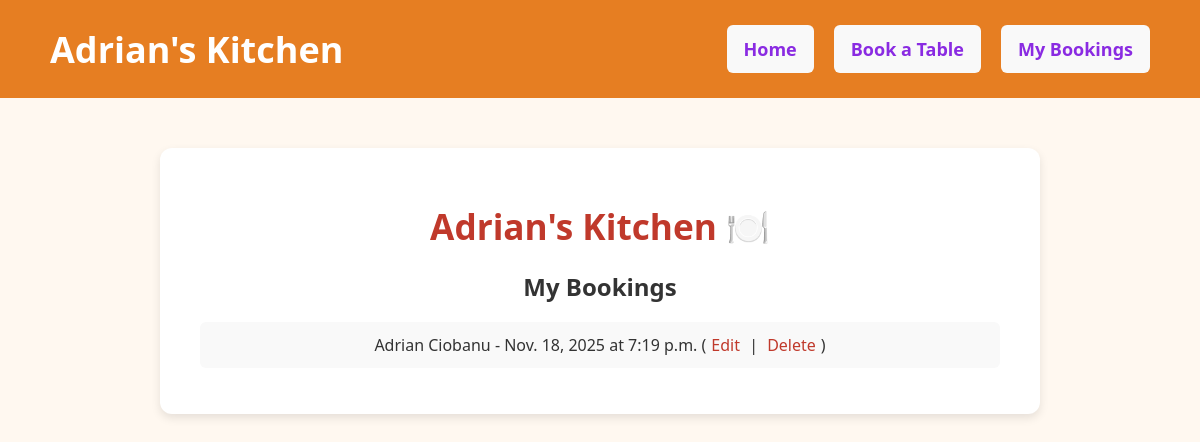
/bookings/, run on an earlier commit of the app's database.
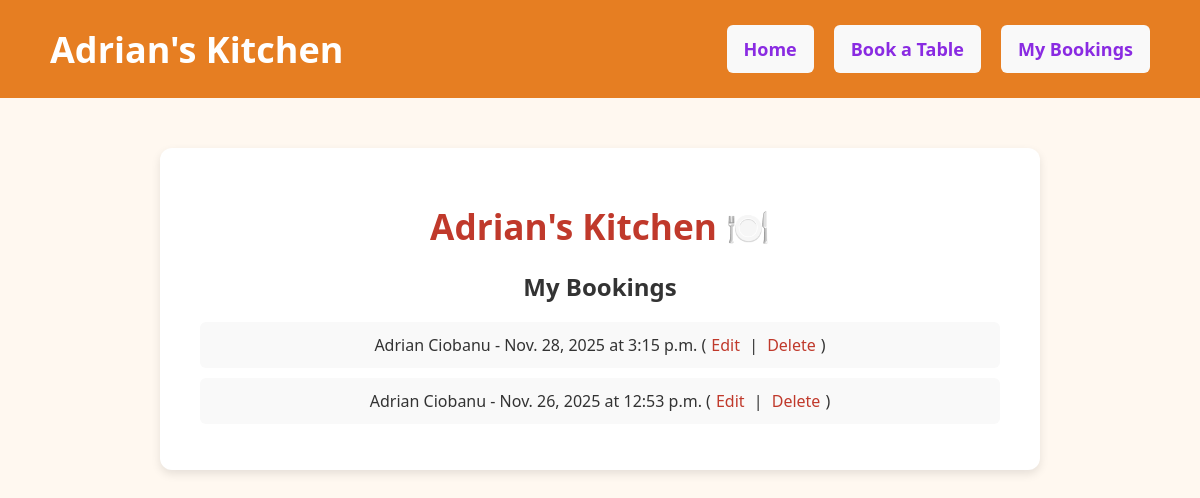
And on a later commit of the database.
### bookings/models.py (models this page shows, shortened)
class Booking(models.Model):
    name = models.CharField(max_length=100)
    email = models.EmailField()
    phone = models.CharField(max_length=20)
    date = models.DateField()
    time = models.TimeField()
    people = models.PositiveIntegerField()
    created_at = models.DateField(auto_now_add=True)

### bookings/views.py (the view)
# urls.py: path('bookings/', views.view_bookings, name='view_bookings'),
def view_bookings(request):
    bookings = Booking.objects.all().order_by('-date', '-time')
    return render(request, 'view_bookings.html', {'bookings': bookings})

### bookings/templates/view_bookings.html (shortened to what this page needs)
{% extends "base.html" %}
{% block content %}
    <h2>My Bookings</h2>
    {% if bookings %}
        <ul>
            {% for booking in bookings %}
                <li>
                    {{ booking.name }} - {{ booking.date }} at {{ booking.time }}
                    (<a href="{% url 'edit_booking' booking.id %}">Edit</a> |
                     <a href="{% url 'delete_booking' booking.id %}">Delete</a>)
                </li>
            {% endfor %}
        </ul>
    {% else %}
        <p>No bookings yet.</p>
    {% endif %}
{% endblock %}

### bookings/templates/base.html (shortened to what this page needs)
{% load static %}
<link rel="stylesheet" href="{% static 'bookings/style.css' %}">
<!DOCTYPE html>
<html>
<head>
</head>
<body>
    <nav class="navbar">
    <div class="nav-container">
        <a href="{% url 'home' %}" class="nav-logo">Adrian's Kitchen</a>
        <ul class="nav-links">
            <li><a href="{% url 'home' %}">Home</a></li>
            <li><a href="{% url 'add_booking' %}">Book a Table</a></li>
            <li><a href="{% url 'view_bookings' %}">My Bookings</a></li>
        </ul>
    </div>
</nav>
    <div class="container">
        <h1><a href="{% url 'home' %}" style="text-decoration: none; color: #c0392b;">Adrian's Kitchen 🍽️</a></h1>
        {% block content %}{% endblock %}
    </div>
</body>
</html>

### bookings/static/bookings/style.css (style rules this page uses)
body { font-family: 'Segoe UI', Tahoma, Geneva, Verdana, sans-serif; background-color: #fff8f0; color: #333; margin: 0; padding: 0; text-align: center; }
.navbar { background-color: #e67e22; padding: 15px 0; }
.nav-container { max-width: 1100px; margin: 0 auto; padding: 0 20px; display: flex; justify-content: space-between; align-items: center; }
.nav-logo { font-size: 36px; font-weight: bold; color: white; text-decoration: none; }
.nav-links { list-style: none; display: flex; gap: 20px; margin: 0; padding: 0; }
.nav-links li a { color: blueviolet; text-decoration: none; font-weight: bold; font-size: 18px; transition: color 0.3s ease; }
.container { margin: 50px auto; max-width: 800px; background: #fff; padding: 30px 40px; border-radius: 12px; box-shadow: 0 4px 10px rgba(0,0,0,0.1); }
h1 { color:#c0392b; font-size: 2.2rem; margin-bottom: 20px; }
a { text-decoration: none; color: white; }
ul { list-style-type: none; padding: 0; }
li { margin: 10px 0; background: #f9f9f9; padding: 12px; border-radius: 6px; }
li a { color: #c0392b; margin: 0 5px; }

What changed in the data, as far as the page shows it:
removed Booking: name "Adrian Ciobanu", date "Nov. 18, 2025", time "7:19 p.m."
added Booking: name "Adrian Ciobanu", date "Nov. 28, 2025", time "3:15 p.m."
added Booking: name "Adrian Ciobanu", date "Nov. 26, 2025", time "12:53 p.m."
